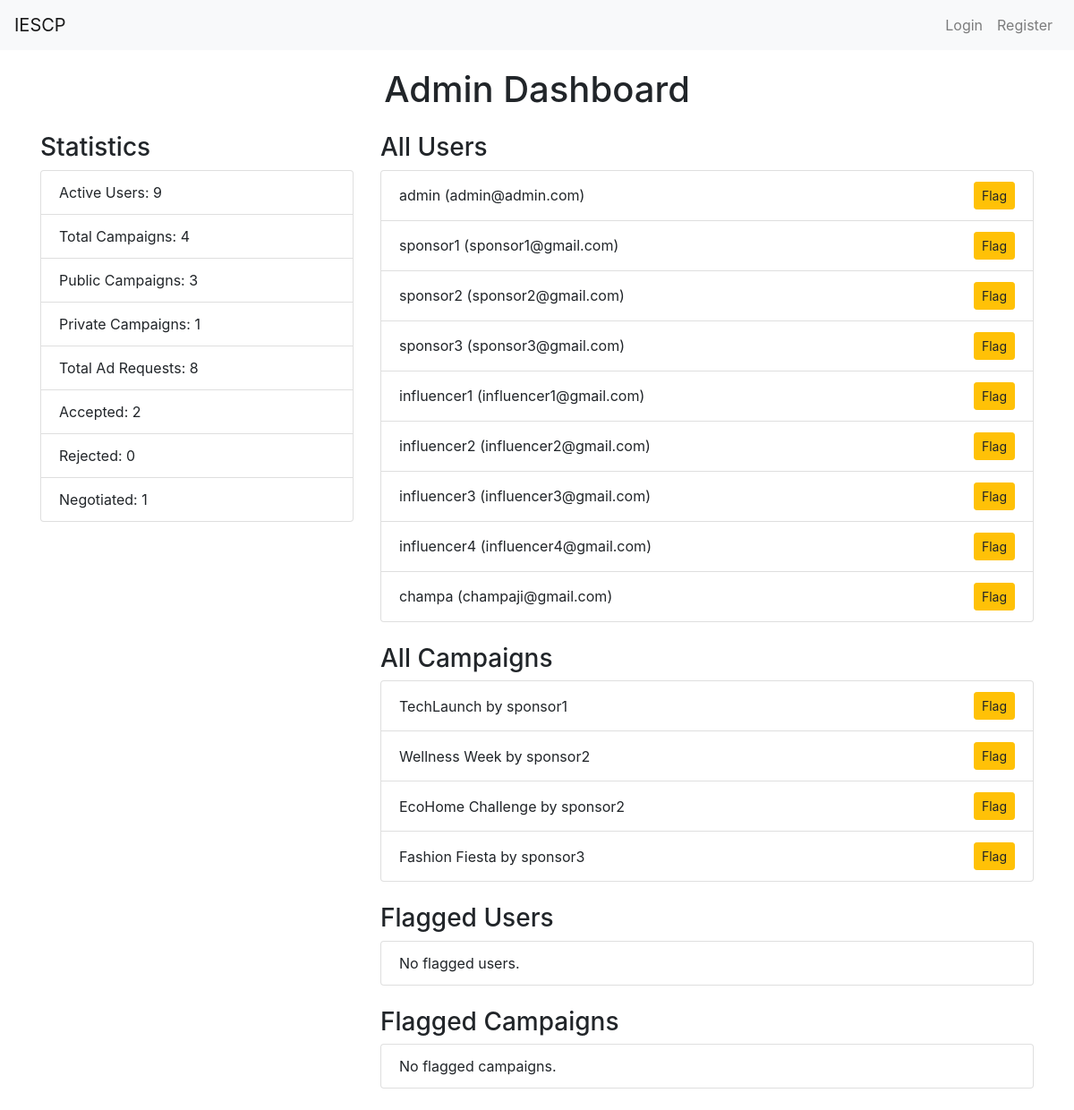
Page /admin_dashboard on the committed database.
### app.py (models this page shows, shortened)
class User(UserMixin, db.Model):
    id = db.Column(db.Integer, primary_key=True)
    username = db.Column(db.String(50), unique=True, nullable=False)
    email = db.Column(db.String(120), unique=True, nullable=False)
    password = db.Column(db.String(200), nullable=False)
    role = db.Column(db.String(20), nullable=False)  # 'admin', 'sponsor', 'influencer'
    flagged = db.Column(db.Boolean, default=False)  # Flag for inappropriate users
    campaigns = db.relationship('Campaign', backref='owner', lazy=True)
    ad_requests = db.relationship('AdRequest', backref='influencer', lazy=True)
    company_name = db.Column(db.String(100))
    industry = db.Column(db.String(100))
    budget = db.Column(db.Integer)
    category = db.Column(db.String(100)) # Health, Gaming, etc.
    niche = db.Column(db.String(100))
    followers = db.Column(db.Integer)
    platform = db.Column(db.String(10))

class Campaign(db.Model):
    id = db.Column(db.Integer, primary_key=True)
    name = db.Column(db.String(100), nullable=False)
    description = db.Column(db.String(200))
    start_date = db.Column(db.DateTime, default=db.func.current_timestamp())
    end_date = db.Column(db.DateTime)
    niche = db.Column(db.String(100))
    budget = db.Column(db.Float, nullable=False)
    owner_id = db.Column(db.Integer, db.ForeignKey('user.id'), nullable=False)
    visibility = db.Column(db.String(10))  # 'public' or 'private'
    flagged = db.Column(db.Boolean, default=False)
    ad_requests = db.relationship('AdRequest', backref='campaign', lazy=True)

### app.py (the view)
@app.route('/admin_dashboard')
def admin_dashboard():
    users = User.query.all()
    campaigns = Campaign.query.all()
    flagged_users = User.query.filter_by(flagged=True).all()
    flagged_campaigns = Campaign.query.filter_by(flagged=True).all()
    statistics = {
        'active_users': User.query.count(),  # Fixed to show total users
        'total_campaigns': Campaign.query.count(),
        'public_campaigns': Campaign.query.filter_by(visibility='public').count(),
        'private_campaigns': Campaign.query.filter_by(visibility='private').count(),
        'total_ad_requests': AdRequest.query.count(),
        'accepted_requests': AdRequest.query.filter_by(status='Accepted').count(),
        'rejected_requests': AdRequest.query.filter_by(status='Rejected').count(),
        'negotiated_requests': AdRequest.query.filter_by(status='Negotiated').count(),
    }
    return render_template(
        'admin_dashboard.html',
        users=users,
        campaigns=campaigns,
        flagged_users=flagged_users,
        flagged_campaigns=flagged_campaigns,
        **statistics
    )

### templates/admin_dashboard.html (shortened to what this page needs)
{% extends "layout.html" %}
{% block content %}
<h1 class="text-center mb-4">Admin Dashboard</h1>
<div class="row">
    <div class="col-md-4">
        <h3>Statistics</h3>
        <ul class="list-group mb-4">
            <li class="list-group-item">Active Users: {{ active_users }}</li>
            <li class="list-group-item">Total Campaigns: {{ total_campaigns }}</li>
            <li class="list-group-item">Public Campaigns: {{ public_campaigns }}</li>
            <li class="list-group-item">Private Campaigns: {{ private_campaigns }}</li>
            <li class="list-group-item">Total Ad Requests: {{ total_ad_requests }}</li>
            <li class="list-group-item">Accepted: {{ accepted_requests }}</li>
            <li class="list-group-item">Rejected: {{ rejected_requests }}</li>
            <li class="list-group-item">Negotiated: {{ negotiated_requests }}</li>
        </ul>
    </div>
    <div class="col-md-8">
        <h3>All Users</h3>
        <ul class="list-group mb-4">
            {% for user in users %}
            <li class="list-group-item d-flex justify-content-between align-items-center">
                {{ user.username }} ({{ user.email if user.email else '' }})
                <div>
                    <form method="POST" action="{{ url_for('flag_user', user_id=user.id) }}" class="d-inline">
                        <button type="submit" class="btn btn-warning btn-sm">Flag</button>
                    </form>
                </div>
            </li>
            {% else %}
            <li class="list-group-item">No users found.</li>
            {% endfor %}
        </ul>
        <h3>All Campaigns</h3>
        <ul class="list-group mb-4">
            {% for campaign in campaigns %}
            <li class="list-group-item d-flex justify-content-between align-items-center">
                {{ campaign.name }} by {{ campaign.owner.username }}
                <div>
                    <form method="POST" action="{{ url_for('flag_campaign', campaign_id=campaign.id) }}" class="d-inline">
                        <button type="submit" class="btn btn-warning btn-sm">Flag</button>
                    </form>
                </div>
            </li>
            {% else %}
            <li class="list-group-item">No campaigns found.</li>
            {% endfor %}
        </ul>
        <h3>Flagged Users</h3>
        <ul class="list-group mb-4">
            {% for flagged_user in flagged_users %}
            <li class="list-group-item d-flex justify-content-between align-items-center">
                {{ flagged_user.username }} ({{ flagged_user.email if flagged_user.email else '' }})
                <form method="POST" action="{{ url_for('remove_flag_user', user_id=flagged_user.id) }}" class="d-inline">
                    <button type="submit" class="btn btn-danger btn-sm">Remove</button>
                </form>
            </li>
            {% else %}
            <li class="list-group-item">No flagged users.</li>
            {% endfor %}
        </ul>
        <h3>Flagged Campaigns</h3>
        <ul class="list-group mb-4">
            {% for flagged_campaign in flagged_campaigns %}
            <li class="list-group-item d-flex justify-content-between align-items-center">
                {{ flagged_campaign.name }} by {{ flagged_campaign.owner.username }}
                <form method="POST" action="{{ url_for('remove_flag_campaign', campaign_id=flagged_campaign.id) }}" class="d-inline">
                    <button type="submit" class="btn btn-danger btn-sm">Remove</button>
                </form>
            </li>
            {% else %}
            <li class="list-group-item">No flagged campaigns.</li>
            {% endfor %}
        </ul>
    </div>
</div>
{% endblock %}

### templates/layout.html (shortened to what this page needs)
<!DOCTYPE html>
<html lang="en">
<head>
    <link rel="stylesheet" href="https://maxcdn.bootstrapcdn.com/bootstrap/4.5.2/css/bootstrap.min.css">
</head>
<body>
    <nav class="navbar navbar-expand-lg navbar-light bg-light">
        <a class="navbar-brand" href="{{ url_for('home') }}">IESCP</a>
        <div class="collapse navbar-collapse" id="navbarNav">
            <ul class="navbar-nav ml-auto">
                {% if current_user.is_authenticated %}
                    {% if current_user.role == 'admin' %}
                        <li class="nav-item">
                            <a class="nav-link" href="{{ url_for('admin_dashboard') }}">Dashboard</a>
                        </li>
                    {% elif current_user.role == 'sponsor' %}
                        <li class="nav-item">
                            <a class="nav-link" href="{{ url_for('sponsor_dashboard') }}">Dashboard</a>
                        </li>
                    {% elif current_user.role == 'influencer' %}
                        <li class="nav-item">
                            <a class="nav-link" href="{{ url_for('influencer_dashboard') }}">Dashboard</a>
                        </li>
                    {% endif %}
                    <li class="nav-item">
                        <a class="nav-link" href="{{ url_for('logout') }}">Logout</a>
                    </li>
                {% else %}
                    <li class="nav-item">
                        <a class="nav-link" href="{{ url_for('login') }}">Login</a>
                    </li>
                    <li class="nav-item">
                        <a class="nav-link" href="{{ url_for('register') }}">Register</a>
                    </li>
                {% endif %}
            </ul>
        </div>
    </nav>
    <div class="container">
        {% block content %}{% endblock %}
    </div>
</body>
</html>

### templates/layout.html (style rules this page uses)
.container { margin-top: 20px; }

### rows in the picture
User: username "admin", email "admin@admin.com"
User: username "sponsor1", email "sponsor1@gmail.com"
User: username "sponsor2", email "sponsor2@gmail.com"
User: username "sponsor3", email "sponsor3@gmail.com"
User: username "influencer1", email "influencer1@gmail.com"
User: username "influencer2", email "influencer2@gmail.com"
User: username "influencer3", email "influencer3@gmail.com"
User: username "influencer4", email "influencer4@gmail.com"
User: username "champa", email "champaji@gmail.com"
Campaign: name "TechLaunch", owner.username "sponsor1"
Campaign: name "Wellness Week", owner.username "sponsor2"
Campaign: name "EcoHome Challenge", owner.username "sponsor2"
Campaign: name "Fashion Fiesta", owner.username "sponsor3"

### other values in the picture
{{ active_users }} "9"
{{ total_campaigns }} "4"
{{ public_campaigns }} "3"
{{ private_campaigns }} "1"
{{ total_ad_requests }} "8"
{{ accepted_requests }} "2"
{{ rejected_requests }} "0"
{{ negotiated_requests }} "1"
